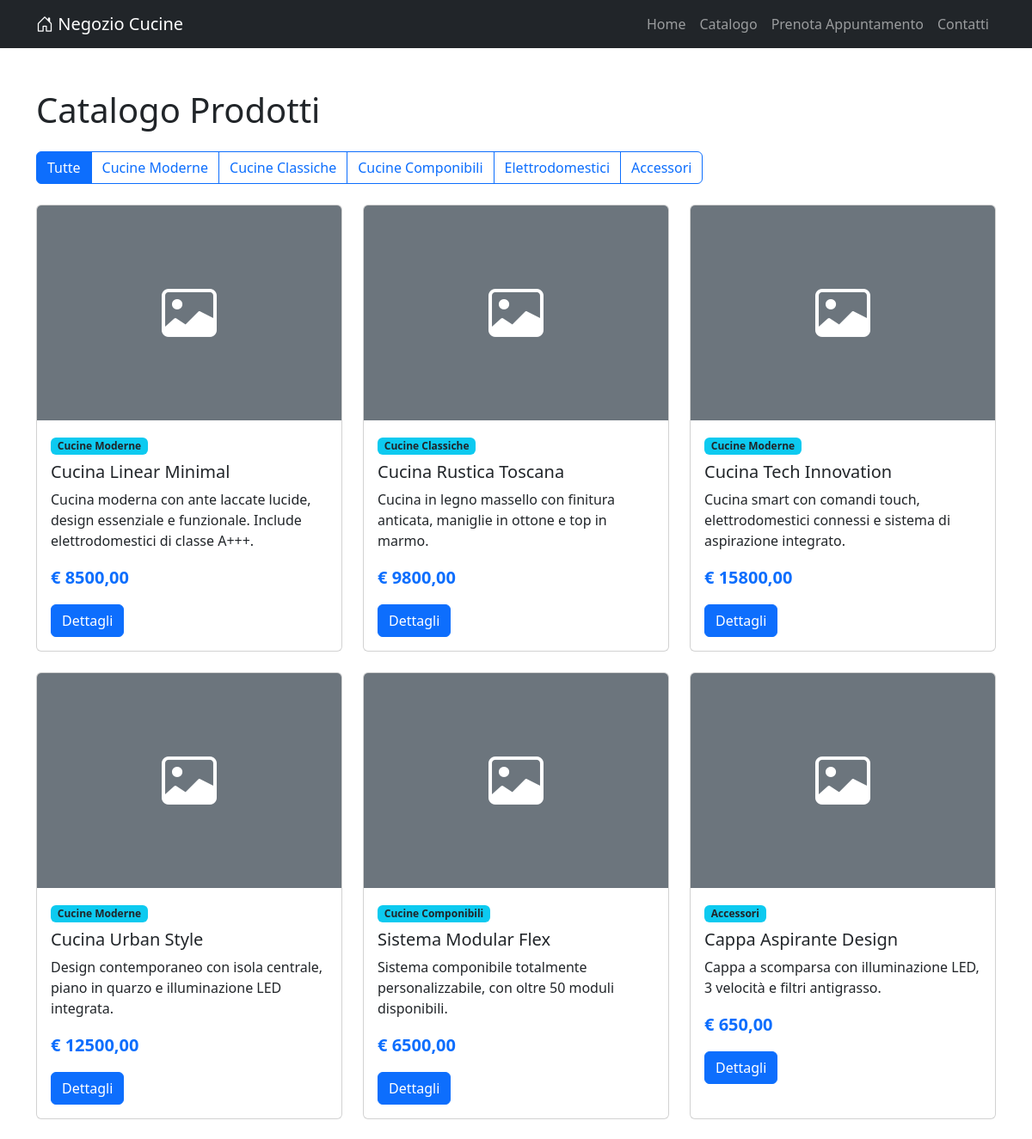
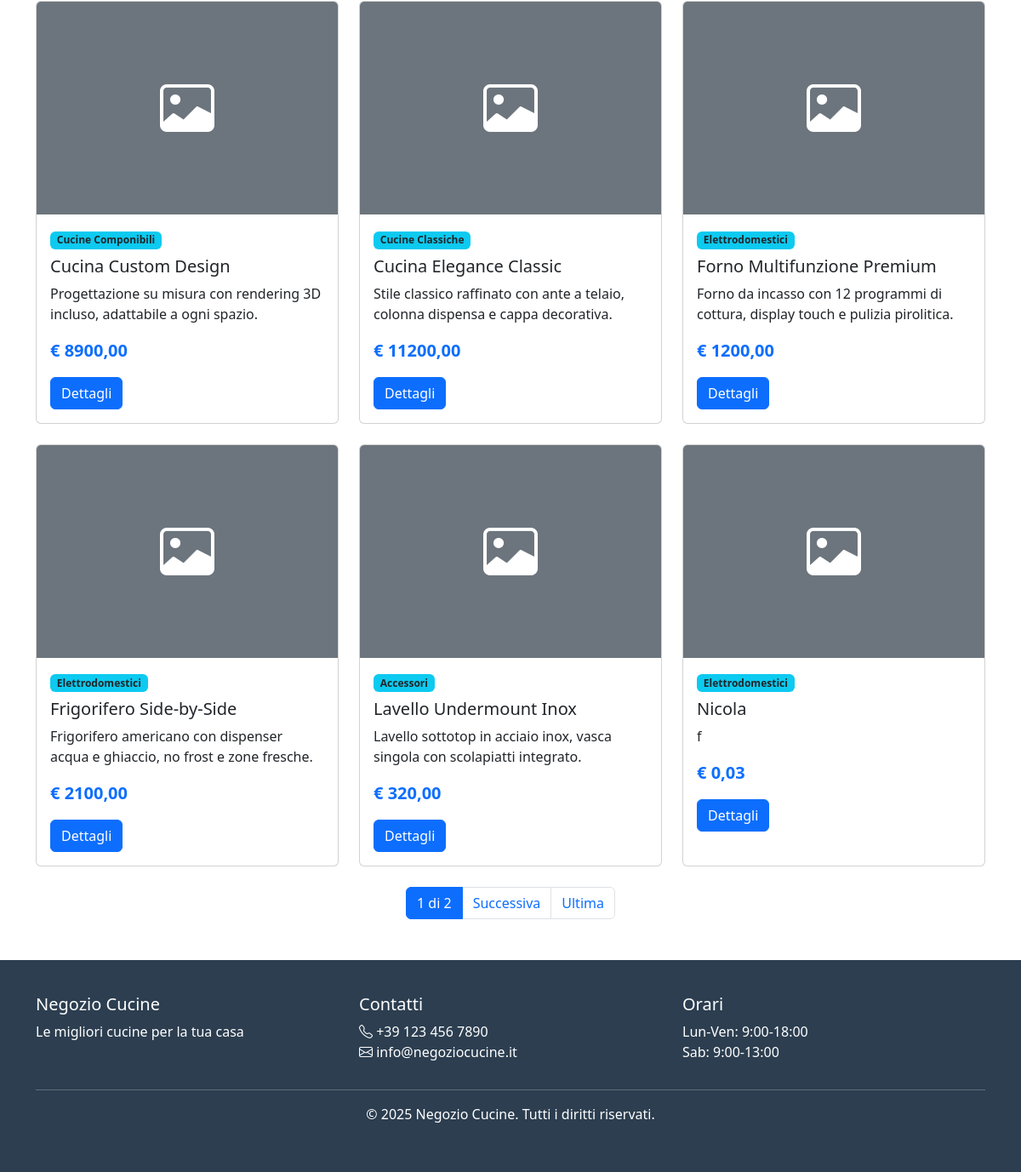
Screenshot of /catalogo/ with the database file from the repository (2 pictures, top to bottom).
### prodotti/models.py (models this page shows, shortened)
class Categoria(models.Model):
    nome = models.CharField(max_length=100, verbose_name="Nome Categoria")
    slug = models.SlugField(max_length=120, unique=True, blank=True)
    descrizione = models.TextField(blank=True, verbose_name="Descrizione")
    ordine = models.IntegerField(default=0, verbose_name="Ordine di visualizzazione")
    class Meta:
        verbose_name = "Categoria"
        verbose_name_plural = "Categorie"
        ordering = ['ordine', 'nome']

class Prodotto(models.Model):
    categoria = models.ForeignKey(
        Categoria,
        on_delete=models.CASCADE,
        related_name='prodotti',
        verbose_name="Categoria"
    )
    nome = models.CharField(max_length=200, verbose_name="Nome Prodotto")
    slug = models.SlugField(max_length=220, unique=True, blank=True)
    descrizione = models.TextField(verbose_name="Descrizione")
    specifiche_tecniche = models.TextField(blank=True, verbose_name="Specifiche Tecniche")
    prezzo_base = models.DecimalField(
        max_digits=10,
        decimal_places=2,
        verbose_name="Prezzo Base (€)"
    )
    disponibile = models.BooleanField(default=True, verbose_name="Disponibile")
    in_evidenza = models.BooleanField(default=False, verbose_name="In Evidenza")
    data_creazione = models.DateTimeField(auto_now_add=True)
    data_aggiornamento = models.DateTimeField(auto_now=True)
    class Meta:
        verbose_name = "Prodotto"
        verbose_name_plural = "Prodotti"
        ordering = ['-in_evidenza', 'nome']
    def get_immagine_principale(self):
        immagine = self.immagini.first()
        return immagine.file_immagine.url if immagine else None

### prodotti/views.py (the view)
# urls.py: path('catalogo/', views.CatalogoListView.as_view(), name='catalogo'),
class CatalogoListView(ListView):
    model = Prodotto
    template_name = 'prodotti/catalogo.html'
    context_object_name = 'prodotti'
    paginate_by = 12
    def get_queryset(self):
        queryset = Prodotto.objects.filter(disponibile=True)
        categoria_slug = self.request.GET.get('categoria')
        if categoria_slug:
            queryset = queryset.filter(categoria__slug=categoria_slug)
        return queryset
    def get_context_data(self, **kwargs):
        context = super().get_context_data(**kwargs)
        context['categorie'] = Categoria.objects.all()
        context['categoria_selezionata'] = self.request.GET.get('categoria', '')
        return context

### templates/prodotti/catalogo.html (shortened to what this page needs)
{% extends 'base.html' %}
{% block content %}
<div class="container my-5">
    <h1 class="mb-4">Catalogo Prodotti</h1>
    <div class="row mb-4">
        <div class="col-md-12">
            <div class="btn-group" role="group">
                <a href="{% url 'prodotti:catalogo' %}"
                   class="btn {% if not categoria_selezionata %}btn-primary{% else %}btn-outline-primary{% endif %}">
                    Tutte
                </a>
                {% for categoria in categorie %}
                <a href="{% url 'prodotti:catalogo' %}?categoria={{ categoria.slug }}"
                   class="btn {% if categoria_selezionata == categoria.slug %}btn-primary{% else %}btn-outline-primary{% endif %}">
                    {{ categoria.nome }}
                </a>
                {% endfor %}
            </div>
        </div>
    </div>
    <div class="row">
        {% for prodotto in prodotti %}
        <div class="col-md-4 mb-4">
            <div class="card card-prodotto h-100">
                {% if prodotto.get_immagine_principale %}
                    <img src="{{ prodotto.get_immagine_principale }}" class="card-img-top" alt="{{ prodotto.nome }}" style="height: 250px; object-fit: cover;">
                {% else %}
                    <div class="card-img-top bg-secondary d-flex align-items-center justify-content-center" style="height: 250px;">
                        <i class="bi bi-image" style="font-size: 4rem; color: white;"></i>
                    </div>
                {% endif %}
                <div class="card-body">
                    <span class="badge bg-info text-dark mb-2">{{ prodotto.categoria.nome }}</span>
                    <h5 class="card-title">{{ prodotto.nome }}</h5>
                    <p class="card-text">{{ prodotto.descrizione|truncatewords:20 }}</p>
                    <p class="fw-bold text-primary fs-5">€ {{ prodotto.prezzo_base }}</p>
                    <a href="{% url 'prodotti:dettaglio' prodotto.slug %}" class="btn btn-primary">
                        Dettagli
                    </a>
                </div>
            </div>
        </div>
        {% empty %}
        <div class="col-12 text-center">
            <p class="lead">Nessun prodotto disponibile.</p>
        </div>
        {% endfor %}
    </div>
    {% if is_paginated %}
    <nav>
        <ul class="pagination justify-content-center">
            <li class="page-item active">
                <span class="page-link">{{ page_obj.number }} di {{ page_obj.paginator.num_pages }}</span>
            </li>
            {% if page_obj.has_next %}
            <li class="page-item">
                <a class="page-link" href="?page={{ page_obj.next_page_number }}{% if categoria_selezionata %}&categoria={{ categoria_selezionata }}{% endif %}">Successiva</a>
            </li>
            <li class="page-item">
                <a class="page-link" href="?page={{ page_obj.paginator.num_pages }}{% if categoria_selezionata %}&categoria={{ categoria_selezionata }}{% endif %}">Ultima</a>
            </li>
            {% endif %}
        </ul>
    </nav>
    {% endif %}
</div>
{% endblock %}

### templates/base.html (style rules this page uses)
.card-prodotto { transition: transform 0.3s; }

### rows the page displays
Categoria: nome "Cucine Moderne"
Categoria: nome "Cucine Classiche"
Categoria: nome "Cucine Componibili"
Categoria: nome "Elettrodomestici"
Categoria: nome "Accessori"
Prodotto: categoria.nome "Cucine Moderne", nome "Cucina Linear Minimal", descrizione "Cucina moderna con ante laccate lucide, design essenziale e funzionale. Include elettrodomestici di classe A+++.", prezzo_base "8500,00"
Prodotto: categoria.nome "Cucine Classiche", nome "Cucina Rustica Toscana", descrizione "Cucina in legno massello con finitura anticata, maniglie in ottone e top in marmo.", prezzo_base "9800,00"
Prodotto: categoria.nome "Cucine Moderne", nome "Cucina Tech Innovation", descrizione "Cucina smart con comandi touch, elettrodomestici connessi e sistema di aspirazione integrato.", prezzo_base "15800,00"
Prodotto: categoria.nome "Cucine Moderne", nome "Cucina Urban Style", descrizione "Design contemporaneo con isola centrale, piano in quarzo e illuminazione LED integrata.", prezzo_base "12500,00"
Prodotto: categoria.nome "Cucine Componibili", nome "Sistema Modular Flex", descrizione "Sistema componibile totalmente personalizzabile, con oltre 50 moduli disponibili.", prezzo_base "6500,00"
Prodotto: categoria.nome "Accessori", nome "Cappa Aspirante Design", descrizione "Cappa a scomparsa con illuminazione LED, 3 velocità e filtri antigrasso.", prezzo_base "650,00"
Prodotto: categoria.nome "Cucine Componibili", nome "Cucina Custom Design", descrizione "Progettazione su misura con rendering 3D incluso, adattabile a ogni spazio.", prezzo_base "8900,00"
Prodotto: categoria.nome "Cucine Classiche", nome "Cucina Elegance Classic", descrizione "Stile classico raffinato con ante a telaio, colonna dispensa e cappa decorativa.", prezzo_base "11200,00"
Prodotto: categoria.nome "Elettrodomestici", nome "Forno Multifunzione Premium", descrizione "Forno da incasso con 12 programmi di cottura, display touch e pulizia pirolitica.", prezzo_base "1200,00"
Prodotto: categoria.nome "Elettrodomestici", nome "Frigorifero Side-by-Side", descrizione "Frigorifero americano con dispenser acqua e ghiaccio, no frost e zone fresche.", prezzo_base "2100,00"
Prodotto: categoria.nome "Accessori", nome "Lavello Undermount Inox", descrizione "Lavello sottotop in acciaio inox, vasca singola con scolapiatti integrato.", prezzo_base "320,00"
Prodotto: categoria.nome "Elettrodomestici", nome "Nicola", descrizione "f", prezzo_base "0,03"

### other values shown
{{ page_obj.number }} "1"
{{ page_obj.paginator.num_pages }} "2"
